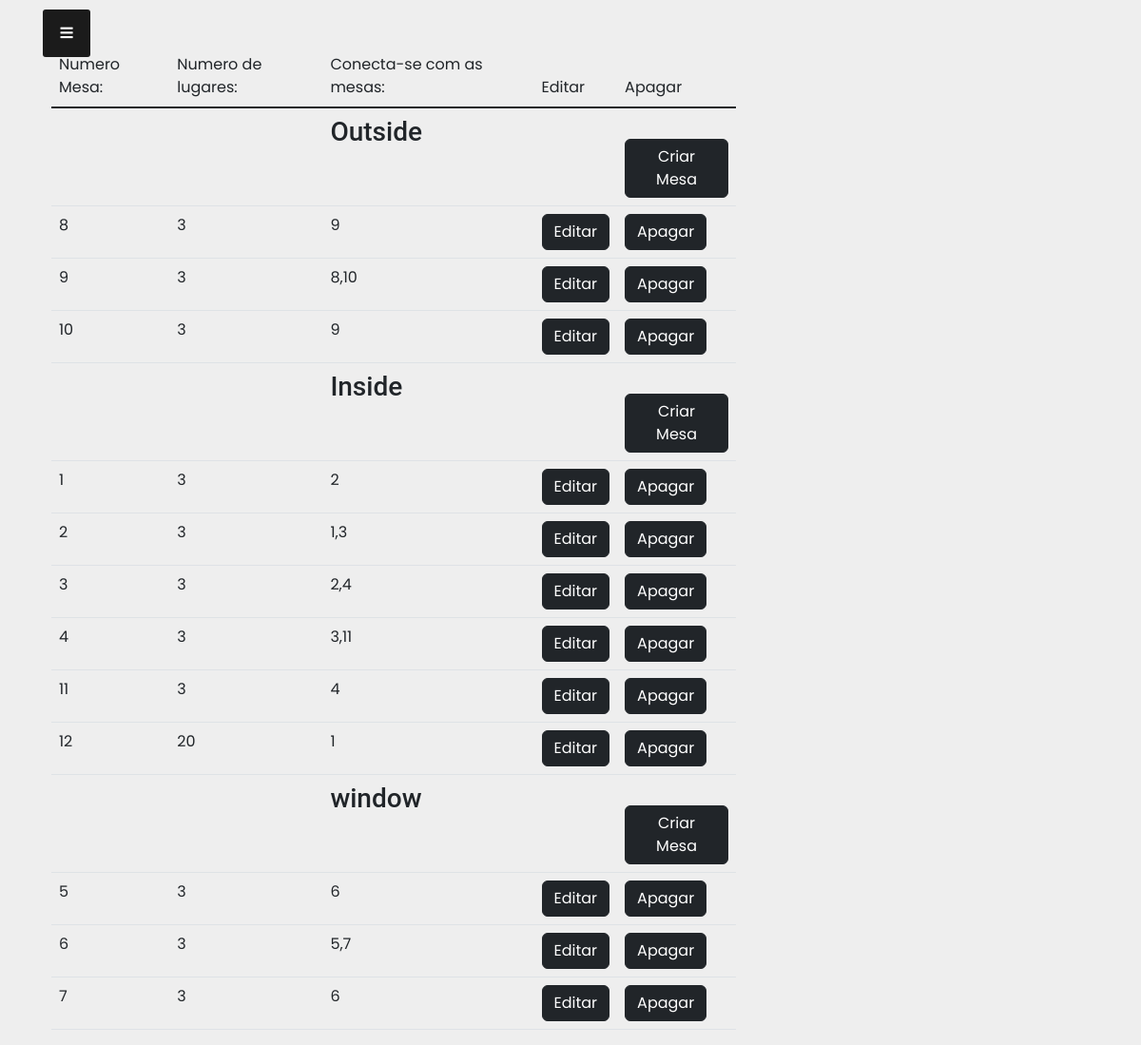
/restaurants/restauranttables/1/ (signed in), run on an earlier commit of the app's database.
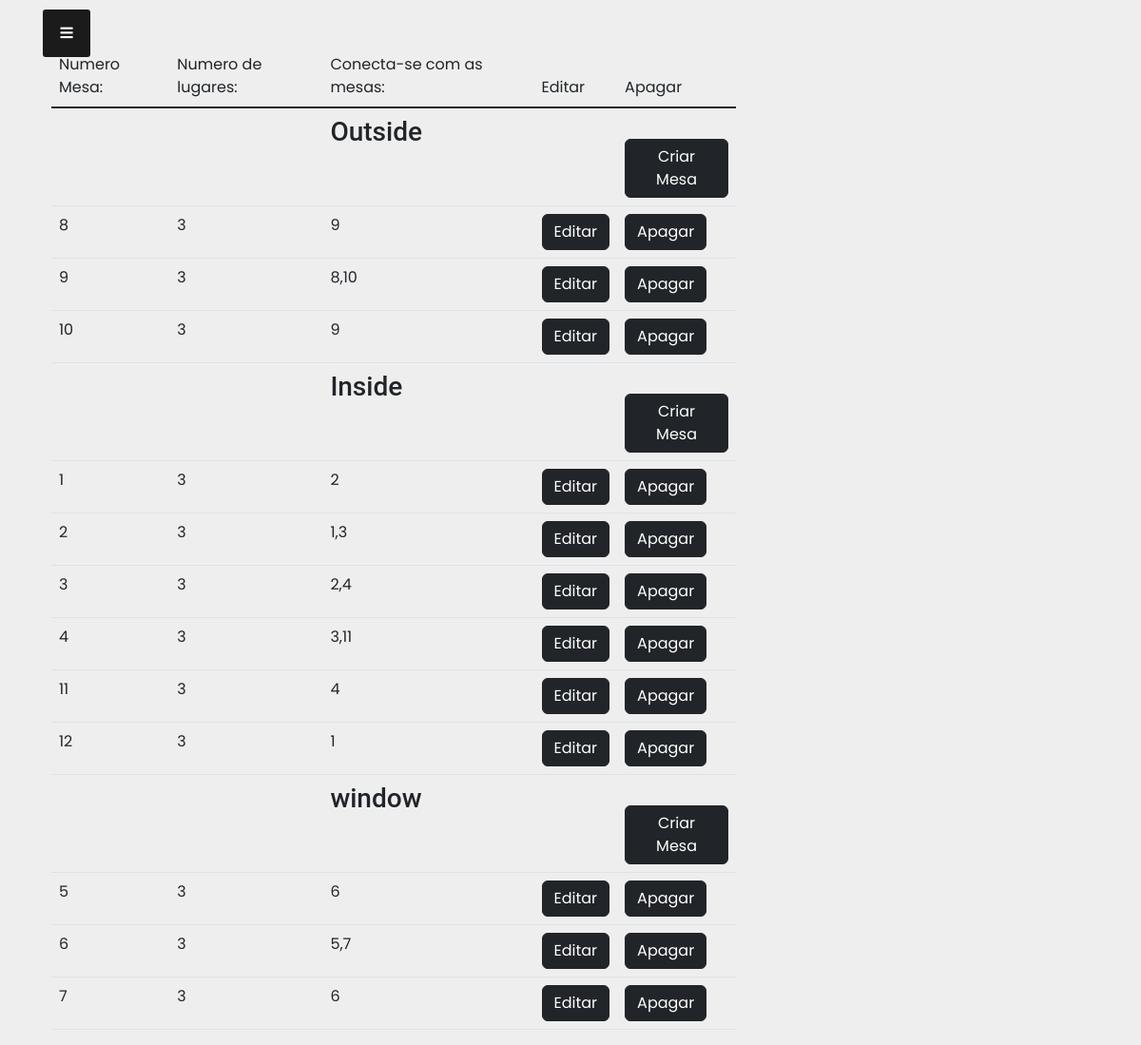
And on a later commit of the database.
### restaurants/models.py (models this page shows, shortened)
class tables(models.Model):
    restaurant = models.ForeignKey(restaurants,related_name='restauranttable',on_delete=models.CASCADE)
    table_number = models.CharField(max_length=254,unique=False)
    number_of_seats = models.CharField(max_length=254,unique=False)
    place_of_table = models.ForeignKey(placeOfTable,related_name='places',on_delete=models.CASCADE)
    can_connect_tables = models.CharField(max_length=254,unique=False)

### restaurants/views.py (the view, shortened to what this page needs)
# urls.py: path('restauranttables/<restaurant_pk>/',views.createTables, name='restauranttables'),
def createTables(request, restaurant_pk):
    zones = placeOfTable.objects.filter(restaurant__owner__username__contains=request.user,restaurant__pk__exact=restaurant_pk)
    form_to_update = ''
    form_update = ''
    delete = request.POST.get('delete','False')
    delete_confirm = request.POST.get('delete_confirm','False')
    create_form = request.POST.get('create_form','False')
    save_form = request.POST.get('save_form','False')
    form_pk = request.POST.get('form_pk','False')
    save_form_update = request.POST.get('save_form_update','False')
    restaurant = restaurants.objects.filter(owner__username__contains=request.user,pk__exact=restaurant_pk)
    owner_restaurants = restaurants.objects.filter(owner__username__contains=request.user)
    data = tables.objects.filter(restaurant__pk__exact=restaurant_pk)
    form = tablesForm()
    return render(request, 'restaurants/create_tables.html', {'restaurant':restaurant,
                                                              'owner_restaurants':owner_restaurants,
                                                              'form':form,'data':data,
                                                              'create_form':create_form,
                                                              'form_pk':form_pk,'form_update':form_update,
                                                              'delete':delete,'zones':zones})

### restaurants/models.py (called while the page is built)
    def __str__(self):
        return self.place_of_table

### users/models.py (called while the page is built)
    def __str__(self):
        return self.username

### restaurants/templates/restaurants/create_tables.html (shortened to what this page needs)
{% extends 'restaurants/base_menu_second.html' %}
{% block content %}
{% load crispy_forms_tags %}
<div class="container medium-margin">
  <div class="row">
    <div class="col-12 col-md-8">
      {% if create_form == 'True' %}
      <form  method="post">
        {% csrf_token %}
        {{ form|crispy }}
        <button class="btn btn-dark " type="submit" name="save_form" value="True">Criar</button>
      </form>
      {% else %}
      {% if form_pk != 'False' %}
        <form method="post">
          {% csrf_token %}
          {{ form_update|crispy }}
          <input type="hidden" name="form_pk" value="{{form_pk}}">
          <button class="btn btn-dark" type="submit" name="save_form_update" value="True">Guardar</button>
        </form>
      {% else %}
      {% if delete != 'False' %}
        <h3>Are you sure you want to delete?</h3>
        <form  method="post">
          {% csrf_token %}
          <input type="hidden" name="delete" value="{{delete}}">
          <button class="btn btn-dark" type="submit" name="delete_confirm" value="True">Yes</button>
        </form>
        <input type="button" value="No" class="btn btn-dark mt-4" onclick="history.back()">
      {% else %}
      <table class="table">
        <thead class="thead-dark">
          <tr>
            <td>Numero Mesa:</td>
            <td>Numero de lugares:</td>
            <td>Conecta-se com as mesas:</td>
            <td>Editar</td>
            <td>Apagar</td>
          </tr>
        </thead>
        <tbody class="table-group-divider">
          {% for y in zones %}
          <tr>
            <td></td>
            <td></td>
            <td><h3>{{y.place_of_table}}</h3></td>
            <td></td>
            <td> <form method="post">
              <button class="btn btn-dark mt-4" value="True"  type="submit" name="create_form">Criar Mesa</button>
              </form>
            </td>
          </tr>
          {% for x in data %}
          {% if y.place_of_table|safe == x.place_of_table|safe %}
              <tr>
                <td>{{x.table_number}}</td>
                <td>{{x.number_of_seats}}</td>
                <td>{{x.can_connect_tables}}</td>
                <td><form method="post">{% csrf_token %}<button class="btn btn-dark" type="submit" name="form_pk" value="{{x.pk}}">Editar</button></form></td>
                <td><form method="post">{% csrf_token %}<button class="btn btn-dark" type="submit" name="delete" value="{{x.pk}}">Apagar</button></form></td>
              </tr>
          {% endif %}
          {% endfor %}
          {% endfor %}
        </tbody>
      </table>
      {% endif %}
      {% endif %}
      {% endif %}
    </div>
    </div>
  </div>
{% endblock %}

What changed in the data, as far as the page shows it:
changed tables (number 9 of 12 on the later page): number_of_seats "20" → "3"
